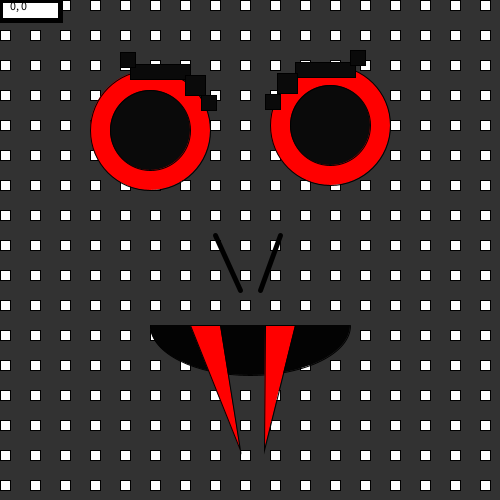
Frame 1 (no input)
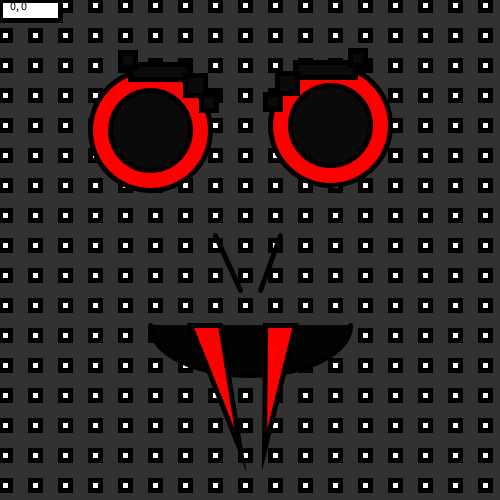
Frame 60 (the mouse pressed at the canvas centre just before this capture)
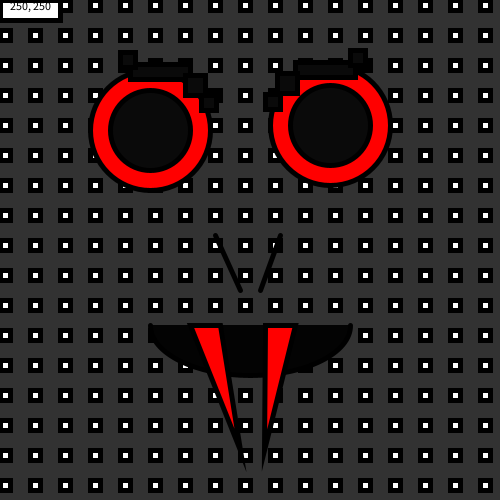
Frame 120 (the mouse held since frame 60 and released just before this capture)

The Processing sketch that drew these frames (run headless with seeded random() and noise(); from frame 60 on, the mouse is pressed at the canvas centre):

// Processing sketch: processing_159847
// ── processing_159847.pde

void setup() {
  size(500, 500) ;
}

void draw() {

  background(50) ; 

  fill(255) ; 
  // this is my pattern
  for (int y = 0; y < 30; y++) {
    for (int x = 0; x < 30; x++) {
      rect(30*x, 30*y, 10, 10) ;
    }
  }
  // end of pattern

  // here is where your monster code could be !
  //eyes
 fill(#FF0000);
ellipse(150, 130, 120, 120);
 
fill(#FF0000);
ellipse(330, 125, 120, 120);
 
 fill(#0A0A0A);
ellipse(150, 130, 80, 80);
 
fill(#0A0A0A);
ellipse(330, 125, 80, 80);

// mouth  
    fill(#030303) ;
    arc(250, 325, 200, 100, 0, PI - 0);
    
//teeth
fill(#FF0000) ;
triangle(190, 325, 240, 450, 220, 325) ;
fill(#FF0000) ;
triangle(265, 325, 264, 450, 295, 325) ;


//eyebrows   
    fill(#0A0A0A) ;
    rect(130, 64, 60, 15) ;
    fill(#0A0A0A) ;
    rect(295, 62, 60, 15) ;
    
fill(#0A0A0A);  
rect(185, 75, 20, 20);
fill(#0A0A0A);  
rect(277, 73, 20, 20);

fill(#0A0A0A);  
rect(201, 95, 15, 15);
fill(#0A0A0A);  
rect(265, 94, 15, 15);

fill(#0A0A0A);  
rect(120, 52, 15, 15);
fill(#0A0A0A);  
rect(350, 50, 15, 15);

 //nostrils
  stroke(0);
  strokeWeight(5);
  line(215, 235, 240, 290);
  line(280, 235, 260, 290);









  // this is a helper area to show your mouse coordinates
  // to help you know where to place objects
  // you can comment this out when you're done with your 
  // monster

  fill(255) ; 
  rect(0, 0, 60, 20) ;
  fill(0) ; 
  text(mouseX + ", " + mouseY, 10, 10) ;
}
